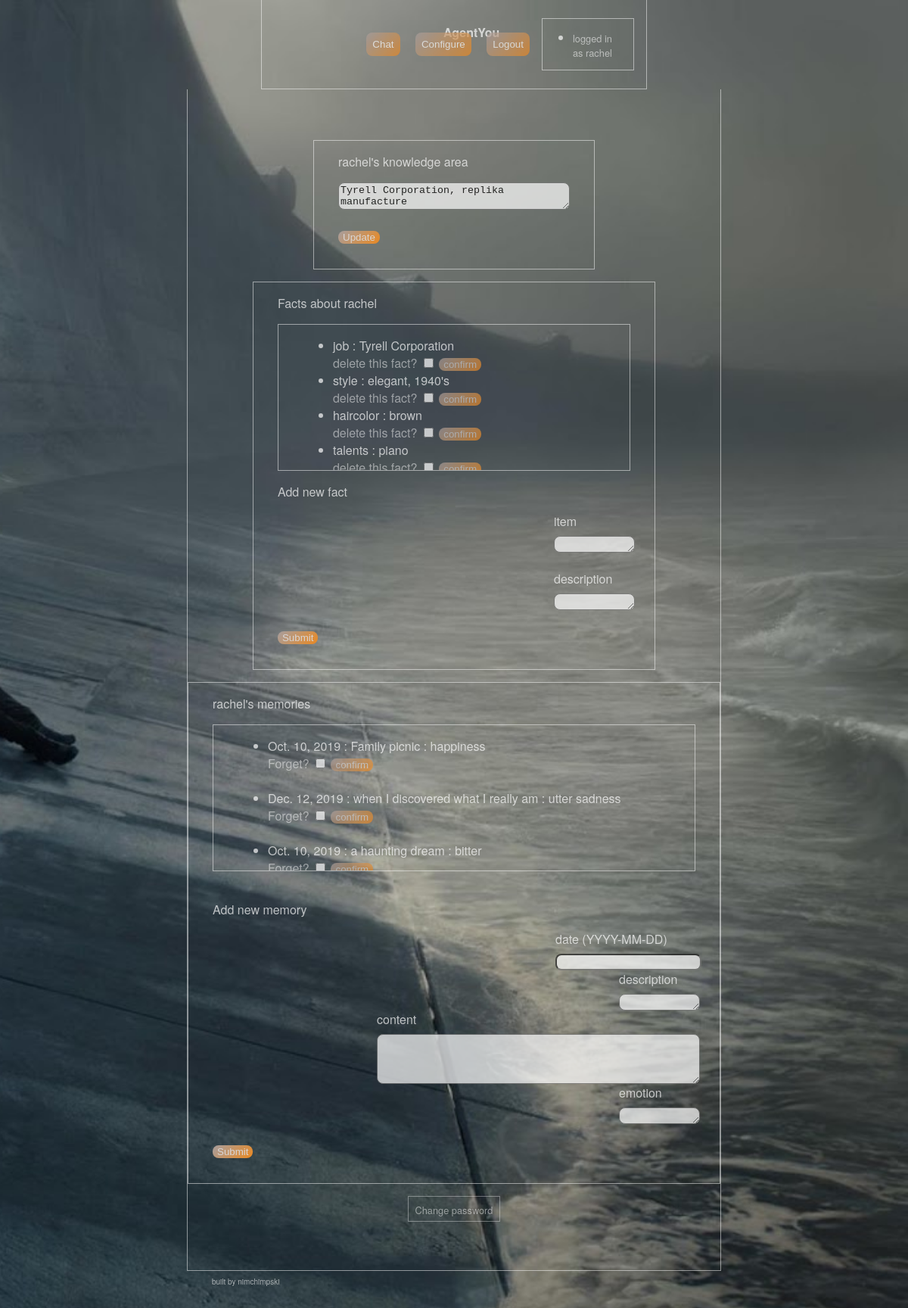
Screenshot of /ayou/memories/ (signed in) with the database file from the repository.
### ayou/models.py (models this page shows, shortened)
class Domain(models.Model):
    domain = models.CharField(max_length=64)
    user = models.ForeignKey(User, on_delete=models.CASCADE, null=True)

class Biographyitem(models.Model):
    item = models.CharField(max_length=64)
    description = models.CharField(max_length=64)
    user = models.ForeignKey(User, on_delete=models.CASCADE, null=True)

class Memory(models.Model):
    date = models.DateField()
    emotion = models.CharField(max_length=64)
    description = models.CharField(max_length=64)
    content = models.TextField(null=True )
    id = models.AutoField(primary_key=True)
    user = models.ForeignKey(User, on_delete=models.CASCADE, null=True )

### ayou/views.py (the view, shortened to what this page needs)
# urls.py: path('memories/', views.memories, name='memories'),
@login_required
def memories(request):
    message = ""
    try:
        domain = Domain.objects.get(user=request.user)
    except Domain.DoesNotExist:
        print('... no domain for this user' )
        domain = Domain.objects.create(user=request.user, domain='unspecified')
    heading = figlettext('Configure Ayou', 'small')
    name = request.user.username
    def pagevariables(request, message):
        return  {"biographyitems": Biographyitem.objects.filter(user=request.user),
                "memories": Memory.objects.filter(user=request.user),
                "chats": Chat.objects.filter(user=request.user),
                "newmemoryform": NewMemoryForm(),
                "deletememoryform": DeleteMemoryForm(),
                "deletebioform": DeleteBioForm(),
                'newbioform': NewBioForm(),
                'message': message,
                'domainslist': domainslist,
                'domainslistform': DomainsListForm(instance=domain),
                'heading': heading,
                'pagebodyclass': 'memoriesbodyclass',
                'pagemenuwideclass':'memoriesmenuwideclass',
                'name': name}
    if Domain.objects.filter(user=request.user).exists():
        domainsquery = Domain.objects.filter(user=request.user)
        domainslist=[]
        for domain in domainsquery:
            domainslist.append(domain.domain)
    print('request path ', request.path)
    messages.add_message(request, messages.INFO, f" logged in as {request.user.username}")
    return render(request, "ayou/memories.html", pagevariables(request, message), )

### ayou/views.py
class NewMemoryForm(forms.Form):
    date = forms.DateField(widget=forms.DateInput(attrs={'rows': 1, 'cols': 10, 'class': 'textarea'}),label="date (YYYY-MM-DD)")
    emotion = forms.CharField(widget=forms.Textarea(attrs={'rows': 1, 'cols': 10, 'class': 'textarea'}),label="emotion")
    description = forms.CharField(widget=forms.Textarea(attrs={'rows': 1, 'cols': 10, 'class': 'textarea'}),label="description")
    content = forms.CharField(widget=forms.Textarea(attrs={'rows': 4, 'cols': 50, 'class': 'textarea memorycontent'}),label="content")

class DeleteMemoryForm(forms.Form):
    deletememoryboo = forms.BooleanField(label="Forget?" )

### ayou/helpers.py (called while the page is built)
def globalvariables(request):
    figletlogo=Figlet(font='bulbhead')
    renderedlogo=figletlogo.renderText('Ayou')
    return {'figletlogo':renderedlogo }

def figlettext(text, font):
    figlet=Figlet(font=font)
    figlet=figlet.renderText(text)
    return figlet

### ayou/templates/ayou/memories.html (shortened to what this page needs)
{% extends 'ayou/layout.html' %}
{% load static %}
{% block body %}
<div class="mainpagecontainer">
    <div class="configurebox">
        <p class="text1">{{ name }}'s  knowledge area</p>
        <form method="POST" class="form1">
            {{ domainslistform }}
            <br>
            <input type="submit" value="Update">
        </form>
    </div>
    <div class="configurebox">
        <p class="text1">Facts about {{ name }}</p>
        {% if biographyitems %}
        <div class="configurescrollbox">
            <ul>{% for item in biographyitems %}
                <li>{{ item.item }} : {{ item.description}}
                    <form action="{% url 'ayou:memories' %}" method="POST">
                        {{ deletebioform }}
                        <input type="submit" name="confirm" value="confirm">
                    </form>
                </li>
                {% endfor %}
            </ul>
        </div>
        {% endif %}
        <p class="text1">Add new fact</p>
        <form action="{% url 'ayou:memories' %}" method="POST">
            <div class="form-group">
                <label for="{{ newbioform.item.id_for_label }}">{{ newbioform.item.label }}</label>
                {{ newbioform.item }}
            </div>
            <br>
            <div class="form-group">
                <label for="{{ newbioform.description.id_for_label }}">{{ newbioform.description.label }}</label>
                {{ newbioform.description }}
            </div>
            <br>
            <input type="submit" value="Submit">
        </form>
    </div>
    <div class="configurebox">
        {% if memories %}
        <p class="text1">{{ name }}'s memories {{ memorymessage}}</p>
        <div class="configurescrollbox mem">
            <div class="inner">
                <ul>{% for memory in memories%}
                    <li>{{ memory.date }} : {{ memory.description}} : {{memory.emotion}}
                        <form action="{% url 'ayou:memories' %}" method="POST">
                            {{ deletememoryform }}
                            <input type="submit" name="confirm" value="confirm">
                        </form>
                        <br>
                    </li>
                    {% endfor %}
                </ul>
            </div>
        </div>
        {% endif %}
        <br>
        <p class="text1">Add new memory</p>
        <div class="memoryinputcontainer">
            <form action="{% url 'ayou:memories' %}" method="POST" class="memoryinputform">
                <div class="form-group">
                    <label for="{{ newmemoryform.date.id_for_label }}">{{ newmemoryform.date.label}}</label>
                    {{ newmemoryform.date }}
                </div>
                <div class="form-group">
                    <label for="{{ newmemoryform.description.id_for_label }}">description</label>
                    {{ newmemoryform.description}}
                </div>
                <div class="form-group ">
                    <label for="{{ newmemoryform.content.id_for_label }}">{{ newmemoryform.content.label }}</label>
                    {{ newmemoryform.content }}
                </div>
                <div class="form-group">
                    <label for="{{ newmemoryform.emotion.id_for_label }}">{{ newmemoryform.emotion.label }}</label>
                    {{ newmemoryform.emotion }}
                </div>
                <br>
                <input type="submit">
            </form>
        </div>
</div>
<div class="pwdchange"><a href="{% url 'password_change' %}">Change password</a>
</div>
</div>
{% endblock %}

### ayou/templates/ayou/layout.html (shortened to what this page needs)
{% load static %}
<!DOCTYPE html>
<html lang="eng">
<head>
     <link href="{% static 'ayou/styles.css' %}" rel="stylesheet">
</head>
<body class="{{ pagebodyclass }}">
    <div class="ultimatecontainer">
        <div class="menuwidebox {{ pagemenuwideclass }}">
            <div class="menu">
                <div class="logobox">
                    <div class="figletlogo">
                        <div class="agentyou font">AgentYou</div>
                    </div>
                </div>
                <div class="menubox">
                <a href="{% url 'ayou:chat' %}"><button class="btn">Chat</button></a>
                <a href="{% url 'ayou:memories' %}"><button class="btn">Configure</button></a>
                <a href="{% url 'ayou:logout' %}"><button class="btn"> Logout</button></a>
            </div>
                <ul class=" toprightbox">
                    {% for message in messages %}
                    <li>
                        <p class="loggedin">{{ message|linebreaksbr }}</p>
                    </li>
                    {% endfor %}
                </ul>
            </div>
        </div>
    {% block body %}
    {% endblock %}
  <p class="nimchimpski">built by nimchimpski </p>
</div>
</body>
</html>

### static/ayou/styles.css (style rules this page uses)
body { position: relative; display: flex; flex-direction: column; justify-content: center; align-items: center; font-family: 'Helvetica Neue', Helvetica, Arial, sans-serif; top: 0rem; color: rgb(252, 252, 252); font-size: 1rem; border-top: 0px; padding-bottom: 0rem; background-color: black; }
.memoriesbodyclass, .memoriesmenuwideclass { background-image: url("imgs/sea.jpg"); background-position: right 0rem; background-repeat: no-repeat; background-attachment: fixed; background-size: cover; }
h1, h2, h3, h4, h5, h6, p, a, li, label, .font, .pwdchange { opacity: .7; }
ul { opacity:1; }
a { text-decoration: none; color: white; }
.figletlogo { font-weight: bold; padding-left: 2rem; }
.mainpagecontainer { display: flex; flex-direction: column; justify-content: center; align-items: center; flex-grow: 1; padding-bottom: 0rem; margin-bottom: 0rem; z-index: 0; }
@media screen and (min-width: 45rem) { .ultimatecontainer { padding-top:10rem; } }
.ultimatecontainer { display: flex; flex-direction: column; justify-content: center; align-items: center; width:100%; max-width: 44rem; position: relative; top: 0rem;; padding-bottom: 4rem; z-index: 1; border: 1px solid rgba(255, 255, 255, 0.5); margin-bottom: 4rem; }
.nimchimpski { font-size: x-small; opacity: .6; position: absolute; left: 2rem; bottom: -2rem; }
.agentyou { position: relative; top: -1rem; right: -12rem; }
.toprightbox { margin-left: 1rem; padding-right: 1rem; position: relative; top: .5rem; opacity: 1; width: 4rem; border: 1px solid rgba(255, 255, 255, .5); }
.loggedin { opacity: .8; font-size: .8rem; }
.menuwidebox { display: flex; justify-content: center; align-items: center; position: fixed; top: 0; width: 100%; z-index: 10; }
.menu { display: flex; flex-direction: row; justify-content: center; align-items: center; flex-wrap: wrap; position: relative; top: 0rem; border-bottom: 1px solid rgba(255, 255, 255, 0.5); border-left: 1px solid rgba(255, 255, 255, 0.5); border-right: 1px solid rgba(255, 255, 255, 0.5); padding-bottom: 1rem; padding-left: 1rem; padding-right: 1rem; margin: 0 .5rem; z-index: 20; }
.configurebox { border: 1px solid rgba(255, 255, 255, .5); padding: 0rem 2rem 2rem 2rem; margin-bottom: 1rem; }
.configurescrollbox { display: flex; flex-direction: column; align-items: center; border: 1px solid rgba(255, 255, 255, 0.5); padding: 0rem 2rem 2rem 2rem; height: auto; max-height: 10rem; overflow: scroll; overflow-x: hidden; overflow-y: scroll; }
.inner { margin-bottom: -3rem; }
.pwdchange { font-size: .8rem; padding-left: 1rem; padding-bottom: 1rem; height: auto; position: relative; border: 1px solid rgba(255, 255, 255, .5); height: 1rem; padding: .5rem .5rem .5rem .5rem; }
.textarea { display: block; min-height: 1rem; margin-top: .5rem; opacity: .7; border-radius: 0.5rem; width:100%; }
.form-group { justify-self: right; }
form input[type=submit] { background: -webkit-linear-gradient(-45deg, rgb(167, 158, 158), rgb(234, 137, 34)); text-decoration: none; border: none; cursor: pointer; border-radius: 0.5rem; color: rgb(216, 214, 214); }
.btn { margin-top: 1rem; margin-left: 1rem; background: -webkit-linear-gradient(-45deg, rgb(167, 158, 158), rgb(234, 137, 34)); text-decoration: none; border: none; cursor: pointer; color: white; padding: 0.5rem; border-radius: 0.5rem; }

### rows the page displays
Domain: domain "Tyrell Corporation, replika manufacture"
Biographyitem: item "job", description "Tyrell Corporation"
Biographyitem: item "style", description "elegant, 1940's"
Biographyitem: item "haircolor", description "brown"
Biographyitem: item "talents", description "piano"
Memory: date "Oct. 10, 2019", description "Family picnic", emotion "happiness"
Memory: date "Dec. 12, 2019", description "when I discovered what I really am", emotion "utter sadness"
Memory: date "Oct. 10, 2019", description "a haunting dream", emotion "bitter"

### other values shown
{{ message|linebreaksbr }} "logged in as rachel"
{{ name }} "rachel"
{{ newbioform.item.label }} "item"
{{ newbioform.description.label }} "description"
{{ newmemoryform.date.label }} "date (YYYY-MM-DD)"
{{ newmemoryform.content.label }} "content"
{{ newmemoryform.emotion.label }} "emotion"
